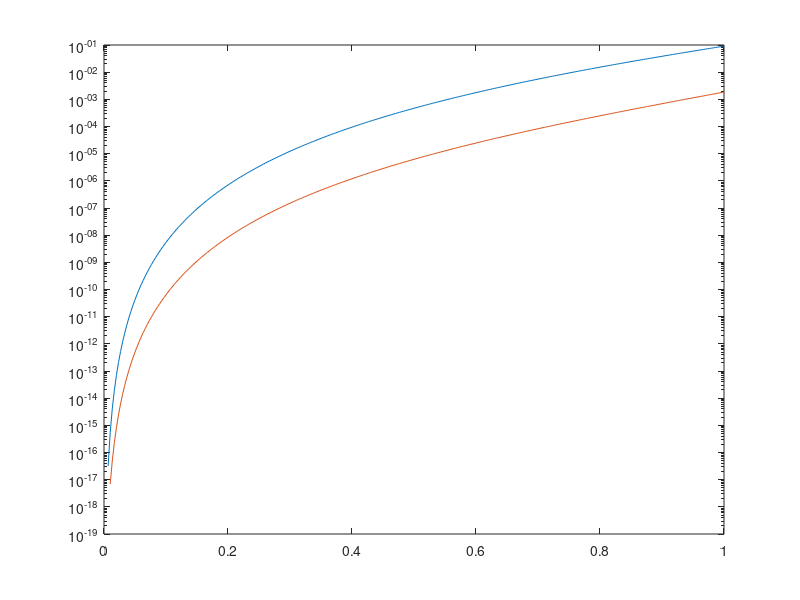

MATLAB code to generate this figure:
% chebyshev minimizes max error


x=linspace(-1, 1, 301);
y=cos(x);
p6=1-x.^2/2+x.^4/24-x.^6/720;

p5=19/480*x.^4-639/1280*x.^2+23039/23040;

plot(x, y, x, p6, x, p5);

plot(x, abs(y-p6), x, abs(y-p5))

p4t=1-x.^2/2+x.^4/24;
plot(x, abs(y-p5), x, abs(y-p4t), x, abs(y-p6))

% pade plot of tan n=3, m=2

x=linspace(0, 1, 301);
y=tan(x);
p1=x+x.^3/3+2*x.^5/15;
p2=(15*x-x.^3)./(15-6*x.^2);
plot(x, y, x, p1, x, p2)
semilogy(x, abs(y-p1), x, abs(y-p2))
